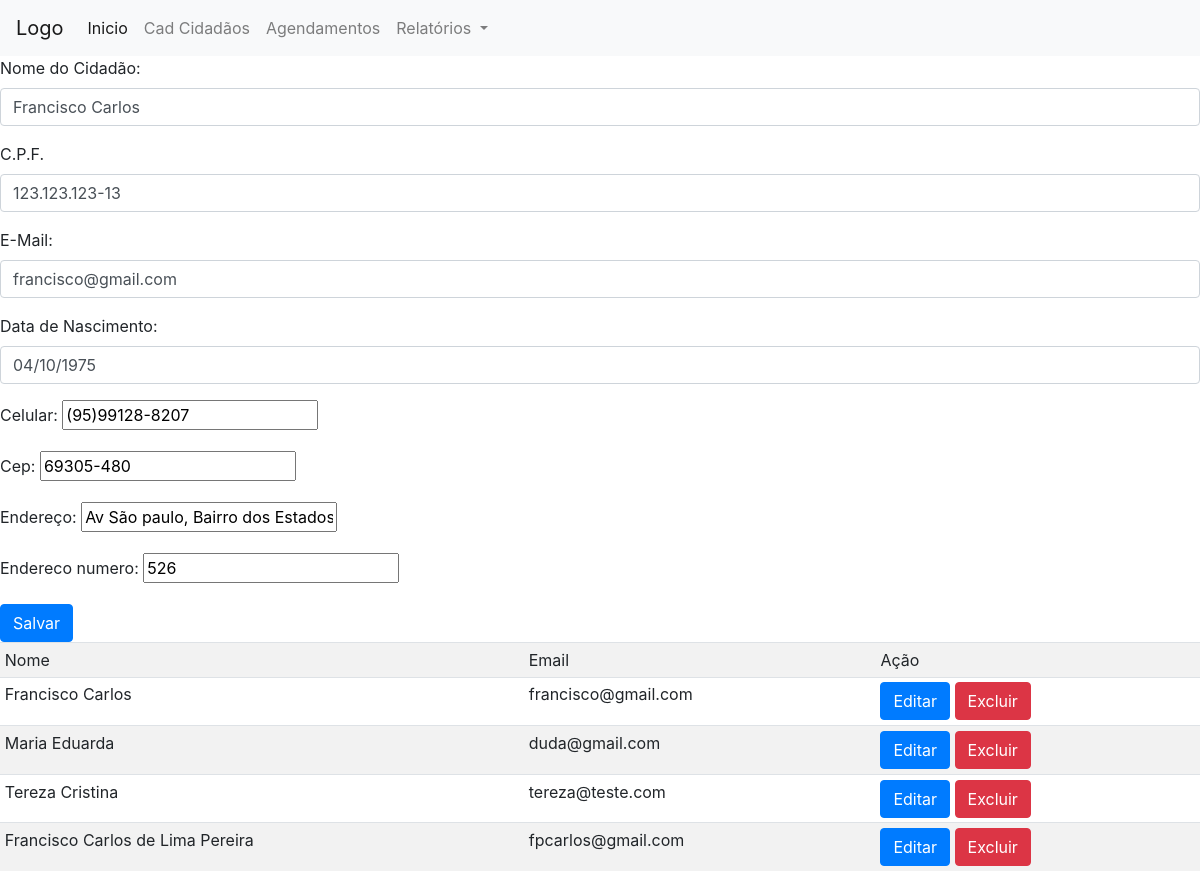
The app's page /criar_cidadao/1 with its own data.
### appagenda/models.py (models this page shows, shortened)
class Cidadao(models.Model):
    nome = models.TextField(null=False)
    cpf = models.CharField(max_length=14, null=True)
    email = models.EmailField(unique=True)
    data_nascimento=models.DateField()
    celular = models.CharField(max_length=14, null=False)
    cep = models.CharField(max_length=9)
    endereco = models.CharField(max_length=200)
    endereco_numero=models.CharField(max_length=20)
    data_info = models.DateTimeField(auto_now_add=True)

### appagenda/views.py (the view)
# urls.py: path('criar_cidadao',views.criar_cidadao,name='criar_cidadao'),
def criar_cidadao(request, pk=None):
    cidadaos = Cidadao.objects.all()
    if request.method == 'POST':
        if pk:
           cidadao=get_object_or_404(Cidadao,pk=pk)
           form = CidadaoForm(request.POST, instance=cidadao)
           msg="Pessoa Cidadão Alterado com seucesso!"
        else:
           form = CidadaoForm(request.POST)
           msg="Pessoa cidadão cadastrado com sucesso!"
        if form.is_valid():
            form.save()
            messages.success(request, msg)
            return redirect("criar_cidadao")
        else:
            messages.error(request, "Erro ao Cadastrar!")
    else:
        if pk:
           cidadao=get_object_or_404(Cidadao,pk=pk)
           form = CidadaoForm(instance=cidadao)
        else:
           form = CidadaoForm()
    return render(request,'appagenda/formCidadao.html',
                  {"form":form,
                   "pessoas":cidadaos
                   } )

### appagenda/forms.py
class CidadaoForm(forms.ModelForm):
    class Meta:
        model = Cidadao
        fields = ['nome','cpf','email','data_nascimento','celular','cep','endereco','endereco_numero']
        labels = {
            'nome': 'Nome do Cidadão',
            'email': 'E-Mail',
            'cpf': 'C.P.F.',
            'data_nascimento':'Data de Nascimento',
            'endereco': 'Endereço',
        }
        widgets = {
            'nome': forms.TextInput(attrs={'class':'form-control'}),
            'cpf':forms.TextInput(attrs={'class':'form-control'}),
            'email':forms.EmailInput(attrs={'class':'form-control'}),
            'data_nascimento':forms.DateInput(attrs={'class':'form-control'}),
        }

### appagenda/templates/appagenda/formCidadao.html (shortened to what this page needs)
{% extends "base.html"  %}
{% block content %}
    <form method="POST">
        {{form.as_p}}
        <button type="submit" class="btn btn-primary">Salvar</button>
    </form>
    <table class="table table-striped table-sm">
        <tr>
            <td>Nome</td>
            <td>Email</td>
            <td>Ação</td>
        </tr>
        {% for cid in pessoas %}
        <tr>
            <td>{{cid.nome}}</td>
            <td>{{cid.email}}</td>
            <td>
                <a href="{% url 'editar_cidadao' pk=cid.id %}" class="btn btn-primary">Editar</a>
                <button class="btn btn-danger" onclick="confirmarExclusao('{% url 'excluir_cidadao' pk=cid.id %}')">Excluir</button>
            </td>
        </tr>
        {% endfor %}
    </table>
{% endblock %}

### records on screen
Cidadao: nome "Francisco Carlos", cpf "123.123.123-13", email "francisco@gmail.com", data_nascimento "04/10/1975", celular "(95)99128-8207", cep "69305-480", endereco "Av São paulo, Bairro dos Estados", endereco_numero "526"
Cidadao: nome "Maria Eduarda", email "duda@gmail.com"
Cidadao: nome "Tereza Cristina", email "tereza@teste.com"
Cidadao: nome "Francisco Carlos de Lima Pereira", email "fpcarlos@gmail.com"
